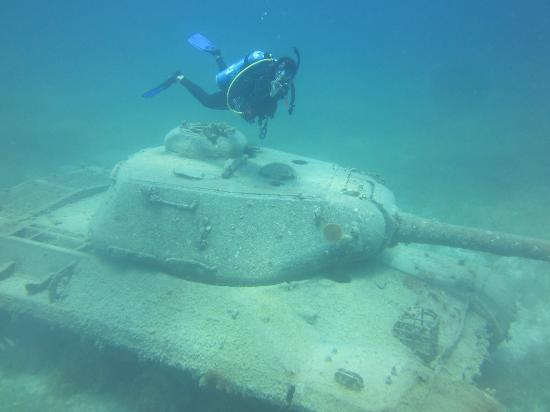
%> input picture Source code of UIER algorithms/Bayesian/Ori2.jpg, 550 x 412 px
$ octave --eval "result = main_2(imread('../Bayesian/Ori2.jpg'));"   (GNU Octave 9; MATLAB toolbox functions it lacks are replaced by stand-ins)
%> lines starting %> are read from the running program, lines starting %| are printed output that depends on the picture
%> in main_2, `inverted = imcomplement(img_original);`:
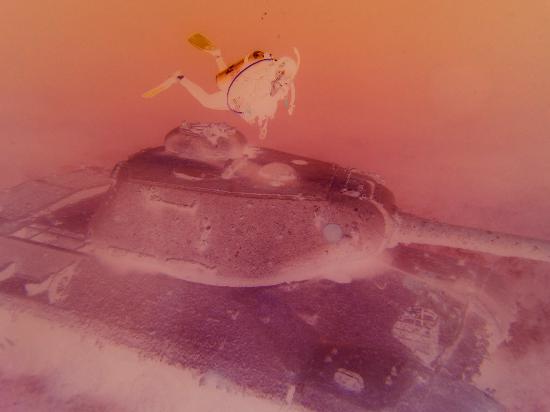
%> inverted: size 412x550x3 uint8; mean R, G, B 171.8, 92.9, 88.9
### Source code of UIER algorithms/L2UWE/utils/CCICalculation.m
function [CCI] = CCICalculation(image,tolerance)
%> called with tolerance = 3

% Function to calculate the contrast code image (CCI), first proposed in
% the work titled "A Contrast-Guided Approach for the Enhancement
% of Low-Lighting Underwater Images" by Tunai P. Marques, Alexandra
% Branzan-Albu and Maia Hoeberechts
% By Tunai Porto Marques, 2020 (tunaimarques.com)
%
% Inputs:
% image - the RGB image whose the CCI is calculated upon
% tolerance - parameter that defines the priority that bigger patch sizes
% will have.
%
% Outputs:
% CCI - a 1-D matrix with the same dimensions as "image" composed, in each
% location x, by the contrast code c that specifies the patch size that
% generated the smallest local standard deviation considering 7 patch
% sizes.

% ========== Contrast code image (CCI) calculation ============== %

% turn image into double so its decimal points can be used in calculations
A = double(image);
[x y z] = size(A);
%> x = 412; y = 550; z = 3

% create an image with padding big enough to allocate all the dynamic patch
% sizes when calculating dark channel and transmission maps
biggest_psize = 15;
prange_biggest = round(biggest_psize/2)-1;

% assign the different psizes to be tested. usual range is [15 13 ... 5 3]
psize2 = [15 13 11 9 7 5 3];

% determines the tolerance factor (weight decay)
tol = 1-(tolerance/100);

% creates a tolerance array that will use the tolerance factor to
% proportionally increase the priority of bigger patch sizes. Since
% the lowest std.dev. will determine the patch size chosen, lowering
% this value increases its relevance in latter stages of the algorithm.
tolerance_array = [1*((tol)^6) 1*((tol)^5) 1*((tol)^4) 1*((tol)^3) 1*((tol)^2) 1*((tol)^1) 1];
% reshapes the array into a 7-dimensional array
tolerance_array = reshape(tolerance_array,1,1,7);
% clones the array so it can be multiplied with all the elements of the
% std.dev. results image
tolerance_matrix = repmat(tolerance_array,[x y 1]);

% Score Image creation. note that the number of dimensions is given by the
% number of std. deviation. scores that will be saved for each pixel,
% corresponding to different window sizes
score_temp = zeros(x,y,length(psize2));

% calculation of the grayscale version of the image:

% 1. uses ITU-R Recommendation BT.601-7 for luminance (E'y) caclualtion:
% E'y = 0.299 * R + 0.587 * G + 0.114 * B. This formulation takes into
% consideration the perceived importance of each color channel to the human
% eye, therefore it is preferred.

gray = rgb2gray(image);
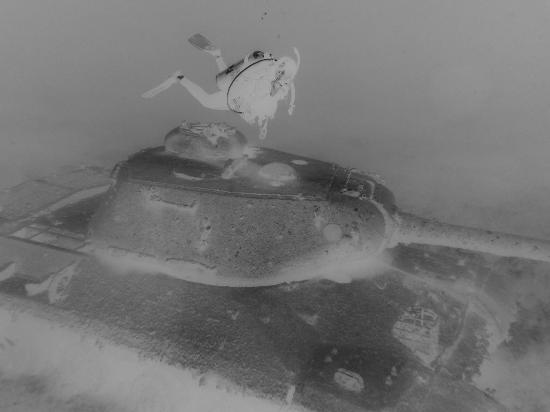
%> gray: size 412x550 uint8; min 24, max 181, mean 116
% 2. Alternativelly, use the simple mean between the three color channels
% gray = (A(:,:,1)+A(:,:,2)+A(:,:,3))/3;

% calculation of the std. dev for the seven different patch sizes:
% calculates the standard deviation for each patch size, centered in each
% pixel (stride 1) of the image and save all the results in the score_temp
% image. note that score_temp(x,y,1) refers to the std. dev. of patch size
% 15x15, score_temp(x,y,7) to patch 3x3, and so on.
for i = 1:length(psize2)
    patchsize=psize2(i);
    score_temp(:,:,i)=stdfilt(gray,true(patchsize));
end

% do an element-wise multiplication with the tolerance matrix so all the
% std. dev. for higher patch sizes are prioritized (i.e., their values are lowered).
% note that using tolerance=0 will assign the same priority to the
% std. dev. results of all patch sizes.
score_temp = score_temp.*tolerance_matrix;

% the dimension with lowest value indicates the approapriate patch size (the one
% that generated the lowest std. dev. result.

disp('Contrast code image calculated.');
[~, CCI] = min(score_temp,[],3);
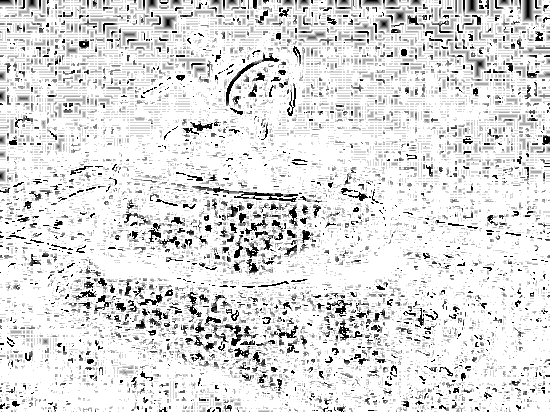
%> CCI: size 412x550 double; min 1, max 7, mean 6.22; drawn with min black and max white

### Source code of UIER algorithms/L2UWE/utils/luwe_input.m
function [dynamic] = luwe_input(image,CCI,w,t0,filter, atmLightPatchMul, name, save)
%> called with w = 0.9, t0 = 0.02, filter = 1, atmLightPatchMul = 5, name = '.\out\', save = 1

% Function to calculate the inputs of the multi-scale fusion process by
% dehazing the original image using two atmospheric lighting models
% By Tunai Porto Marques, 2020 (tunaimarques.com)
%
% Inputs:
% image - RGB image to be used in the dehazing process
% CCI - contrast code image calculated using the CCICalculation function
% w - parameter that preserves some of the particles (haze) in the image
% for more realistic results (aerial perspective)
% t0 - to avoid the noise cause by small J(x)t(x) (in the radiance recovery
% phase), this term is added as a lower boundary
% filter - defines if the transmission map and atm. lighting are refined or not
% atmLightPatchMul - multiplying factor m (with respect to constrast code
% c) to be used in the atm. lighting model calculation
% name - path of the  output images
% save - defines if partial results are saved as images or not
%
% Outputs:
% dynamic - result (RGB image) of the contrast-based, local
% atm. lighting-led dehazing process

disp(sprintf('Creating input with atm. lighting using m=%d',atmLightPatchMul));

if ~exist(name, 'dir')
   mkdir(name)
end

% The functions used to calculate the dark channel and transmission maps
% with different patch sizes were included in this function for clarity.

% ========== Calculating the dark channel ============== %

% turn image into double so its decimal points can be used in calculations
A = double(image);
A(A<10)=0;
%> A: size 412x550x3 double; mean R, G, B 171.8, 92.9, 88.9; mean of the top-left, top-right, bottom-left and bottom-right quarters 121.6, 127.4, 117.8, 104.7

[x y z] = size(A);

% create an image with padding big enough to allocate all the dynamic patch
% sizes when calculating dark channel and transmission maps
biggest_psize = 15;
prange_biggest = round(biggest_psize/2)-1;
extended = padarray(A,[prange_biggest prange_biggest],'symmetric','both');
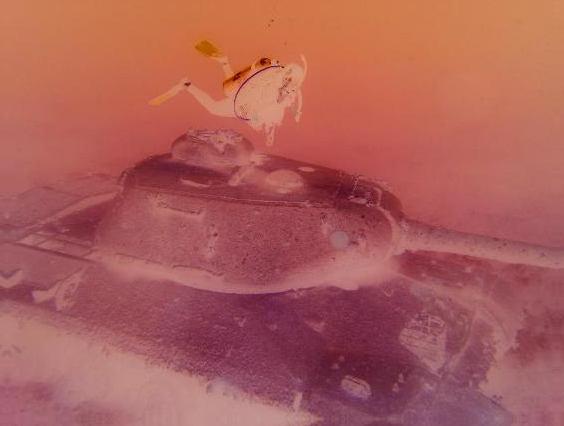
%> extended: size 426x564x3 double; mean R, G, B 172.3, 93.9, 89.5

dcs = zeros(x,y,3);

%loop throught the image constructing the dark channel
for i = 1:x
        for j = 1:y

            % compensate for the extended indices (padding)
            cpx = i+prange_biggest; %current pixel x
            cpy = j+prange_biggest; %current pixel y

            % select the ideal patch size for this particular pixel (based
            % on the CCI previously calculated)
            prange = CCI(i,j);
            prange = 8-prange;

            % determine the current patch to be considered
            patch = extended(cpx-prange:cpx+prange,cpy-prange:cpy+prange,:);

            dcs(i,j,1) = min(min(patch(:,:,1)));
            dcs(i,j,2) = min(min(patch(:,:,2)));
            dcs(i,j,3) = min(min(patch(:,:,3)));

       end
end
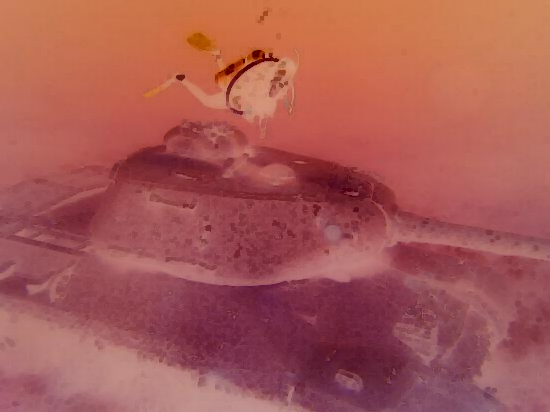
%> dcs: size 412x550x3 double; mean R, G, B 167.6, 88.6, 84.7

% ========== Calculating the atmospheric light ============== %

atmLightImage = zeros(x,y,3);

% calculate the atm. lighting model for each of the color channels based
% on local contrast, as specified by eq. (9) from [1]
%> the run ends on the next line
atmLightImage(:,:,1) = contrastGuidedAL(dcs(:,:,1),CCI,atmLightPatchMul);
atmLightImage(:,:,2) = contrastGuidedAL(dcs(:,:,2),CCI,atmLightPatchMul);
atmLightImage(:,:,3) = contrastGuidedAL(dcs(:,:,3),CCI,atmLightPatchMul);

if (filter == 1)
    atmLightImageFilt = imgaussfilt(atmLightImage,10);
else
    atmLightImageFilt = atmLightImage;
end

% ========== Calculating the transmission map ============== %

transmm = zeros(x,y);

% normalize the image using the previously calculated atmospheric lighting
% model in each color channel

normalized(:,:,1) = A(:,:,1)./atmLightImageFilt(:,:,1);
normalized(:,:,2) = A(:,:,2)./atmLightImageFilt(:,:,2);
normalized(:,:,3) = A(:,:,3)./atmLightImageFilt(:,:,3);
normalized(isnan(normalized))=0;

%values of normalized vary between 0-1 (variable of type double)

% pad the normalized image so patches of different sizes can be used to
% calculate the transmission map
normalized = padarray(normalized,[prange_biggest prange_biggest],'symmetric','both');

for i = 1:x
        for j = 1:y

            % for each pixel, compensate the coordinates with the
            % padding applied

            cpx=i+prange_biggest; %current pixel x
            cpy=j+prange_biggest; %current pixel y

            %choose the best psize
            prange=CCI(i,j);
            prange = 8-prange;

            % select the patch on the normalized image
            patch = normalized(cpx-prange:cpx+prange,cpy-prange:cpy+prange,:);

            % eq. (12) from [2]
            transmm(i,j) = 1 - ( w * min(patch(:)) );

       end
end

tmr = transmm;

% most of the single-image dehazing algorithms add a filtering step after
% the tmap calculation. Common filtering options are the Gaussian,
% bi-lateral and fast guided filter. Based on [3], we use the fast guided
% filter.

% applies the fast-guided filter if prompted by the user.
if (filter == 1)
        p = double(transmm);
        r = 16; % radius of the window w
        s = 4; %subsampling ratio s
        eps = 0.45; %regularization parameter controlling the degree of smoothness
        transmm = fastguidedfilter(p,p,r,eps,s);
end

tmd = transmm;

% ========== Recovering the radiance (haze-less version of the image) === %

J=zeros(size(A));

% for the current implementation of this formula, the values of the
% pixels should range from [0 1].

% rescale the intensities of each pixel in the three channels of the
% original image
a_r = im2single(uint8(A(:,:,1)));
a_g = im2single(uint8(A(:,:,2)));
a_b = im2single(uint8(A(:,:,3)));

% rescale the atm. lighting.
atm_lighting = atmLightImageFilt;
atm_lighting = atm_lighting/255;

% loop throught the image to recover its radiance (haze-less version)
for i = 1:x
        for j = 1:y

            % from eq. (22) in [2]:
            % 1 - subtract the original pixel value by the atm. light
            % 2 - divide the result by the max of (tmap(x,y0 , t0))
            % 3 - sum the result with the atm. light

            diff = (double(a_r(i,j))-atm_lighting(i,j,1));
            J(i,j,1)=diff/max(transmm(i,j),t0);
            J(i,j,1)=J(i,j,1)+atm_lighting(i,j,1);

            diff = (double(a_g(i,j))-atm_lighting(i,j,2));
            J(i,j,2)=diff/max(transmm(i,j),t0);
            J(i,j,2)=J(i,j,2)+atm_lighting(i,j,2);

            diff = (double(a_b(i,j))-atm_lighting(i,j,3));
            J(i,j,3)=diff/max(transmm(i,j),t0);
            J(i,j,3)=J(i,j,3)+atm_lighting(i,j,3);

        end
end

% save images if prompted
if(save==1)
% [5 lines of commented-out code are left out]
end

% return the final, contrast-based dehazed image
dynamic = J;

%%% References
% [1] L^2UWE: A Framework for the Efficient Enhancement of Low-Light
% Underwater Images Using Local Contrast and Multi-Scale Fusion. Tunai
% Porto Marques, Alexandra Branzan Albu, 2020.
% [2] Single Image Haze Removal Using Dark Channel Prior. Kaiming He,
% Jian Sun, Xiaoou Tang, 2011.
% [3] Enhancement of Low-Lighting Underwater Images Using Dark Channel
% Prior and Fast Guided Filters. Tunai Porto Marques, Alexandra
% Brazan-Albu, Maia Hoeberechts, 2018

### Source code of UIER algorithms/L2UWE/main_2.m
% Implementation of the work "L^2UWE: A Framework for the
% Efficient Enhancement of Low-Light Underwater Images Using
% Local Contrast and Multi-Scale Fusion" by Tunai P. Marques and Alenxadra
% Branzan Albu
% 2020 CVPR Workshop - NTIRE: New Trends in Image Restoration and Enhancement
%
% By Tunai Porto Marques, 2020 (tunaimarques.com)

% if ~exist('./out', 'dir')
%        mkdir('./out')
% end
%
% addpath('./third party/')
% addpath('./utils/')
%
% clc; close all; clear;
function result=main_2(img_original)

%% Collection of input parameters
if ~exist('./out', 'dir')
       mkdir('./out')
end

addpath('./third party/')
addpath('./utils/')

% choose the input image
% img_original = imread('D:\实验\raw-890\383_img_.png');

% to standardize calculations, the image has to be 3-channel and type uint8
if ~(isa(img_original,'uint8'))
    img_original = uint8(img_original)
end
if size(img_original,3)<2
    img_original = repmat(img_original,1,1,3);
end

% path where the enhanced and partial images are saved
save_outputs = 1; % 1/0 = save/don't save outputs
outPath = '.\out\';

% dehazing-related parameters (refer to [1,2])
tol = 3; % tolerance used in the CCI calculation
filter = 1; % 1/0 = refine/don't refine the transmission map
multiplier = [5,30]; % defines the size of multiplier m for inputs 1 and 2
w = 0.9; % parameter from eq. (12) [2]
t0 = 0.02; % parameter from eq. (22) [2]

%fusion-related parameters
laplaciankernel = [-1,-1,-1;-1,8,-1;-1,-1,-1]/8; % laplacian kernel used on
% the local contrast weight map
regTerm = 0.001; % a term that guarantees that each input contributes to
% the multi-scale fusion output
pyramidLevels = 5;
display_multiFusion = 1; % 1/0 = display/don't display the partial results


%% Calculation of contrast-guided inputs (dehazed versions of the image)

inverted = imcomplement(img_original);
CCI = CCICalculation(inverted,tol);
input1 = luwe_input(inverted,CCI,w,t0,filter,multiplier(1),outPath,save_outputs);
input2 = luwe_input(inverted,CCI,w,t0,filter,multiplier(2),outPath,save_outputs);

%% Blending of inputs via multi-scale fusion [3]

input1 = imcomplement(input1);
input2 = imcomplement(input2);
result = multiscalefusion(input1, input2, regTerm, pyramidLevels, ...
    laplaciankernel, display_multiFusion, outPath, save_outputs);

figure;subplot(2,2,1);imshow(img_original);title('Original image');
subplot(2,2,2);imshow(input1);title('Input 1');
subplot(2,2,3);imshow(input2);title('Input 2');
subplot(2,2,4);imshow(result);title('Final output');

if(save_outputs == 1)
%     imwrite(result,string(outPath)+'result.png');
%     imwrite(inverted,string(outPath)+'inverted.png');
%     imwrite(img_original,string(outPath)+'original.png');
 imwrite(result,'C:\Users\李鑫杰\Desktop\t\lc\383.jpg');
end

license('inuse')


%% References
% [1] L^2UWE: A Framework for the Efficient Enhancement of Low-Light
% Underwater Images Using Local Contrast and Multi-Scale Fusion. Tunai
% Porto Marques, Alexandra Branzan Albu, 2020.
% [2] Single Image Haze Removal Using Dark Channel Prior. Kaiming He,
% Jian Sun, Xiaoou Tang, 2011.
% [3] Single Image Dehazing by Multi-Scale Fusion. Codruta O. Ancuti and
% Cosmin Ancuti, 2013
